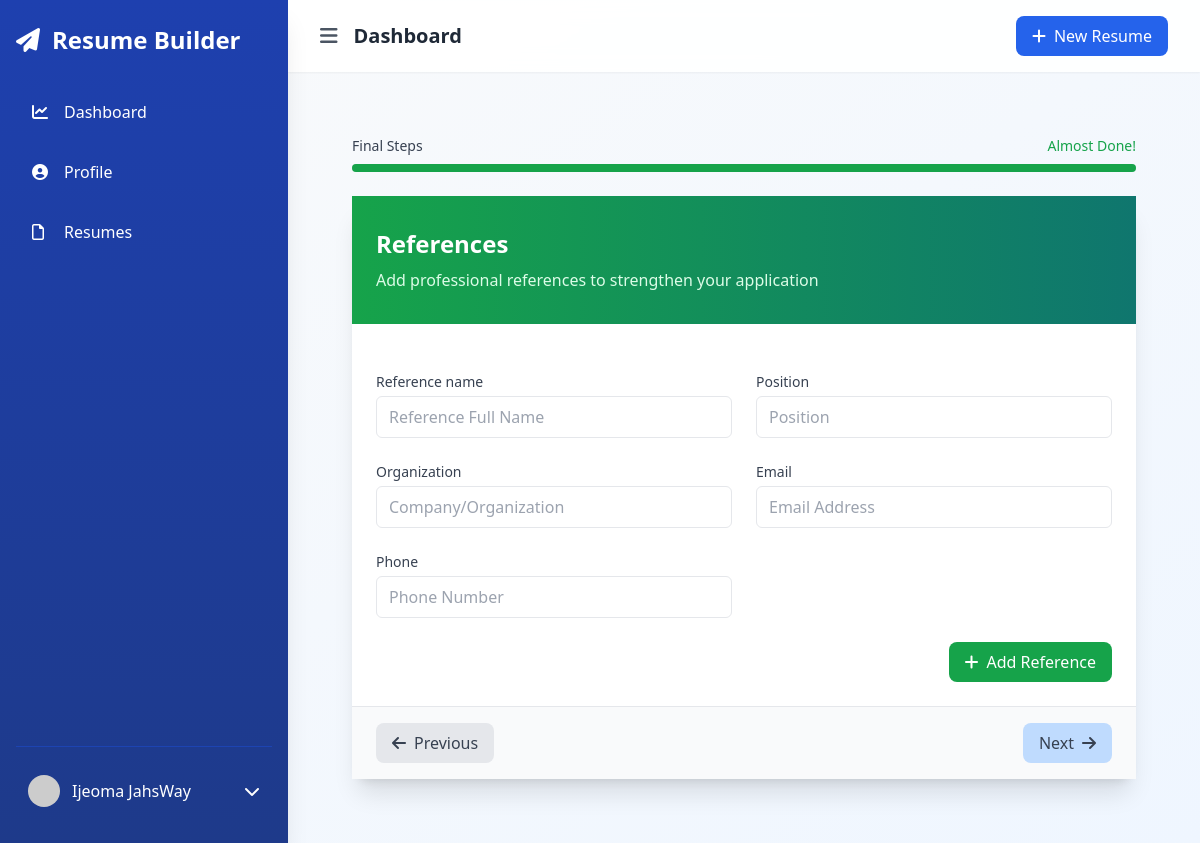
/resumes/novas-resume-962922d6/references/ (signed in), run on an earlier commit of the app's database.
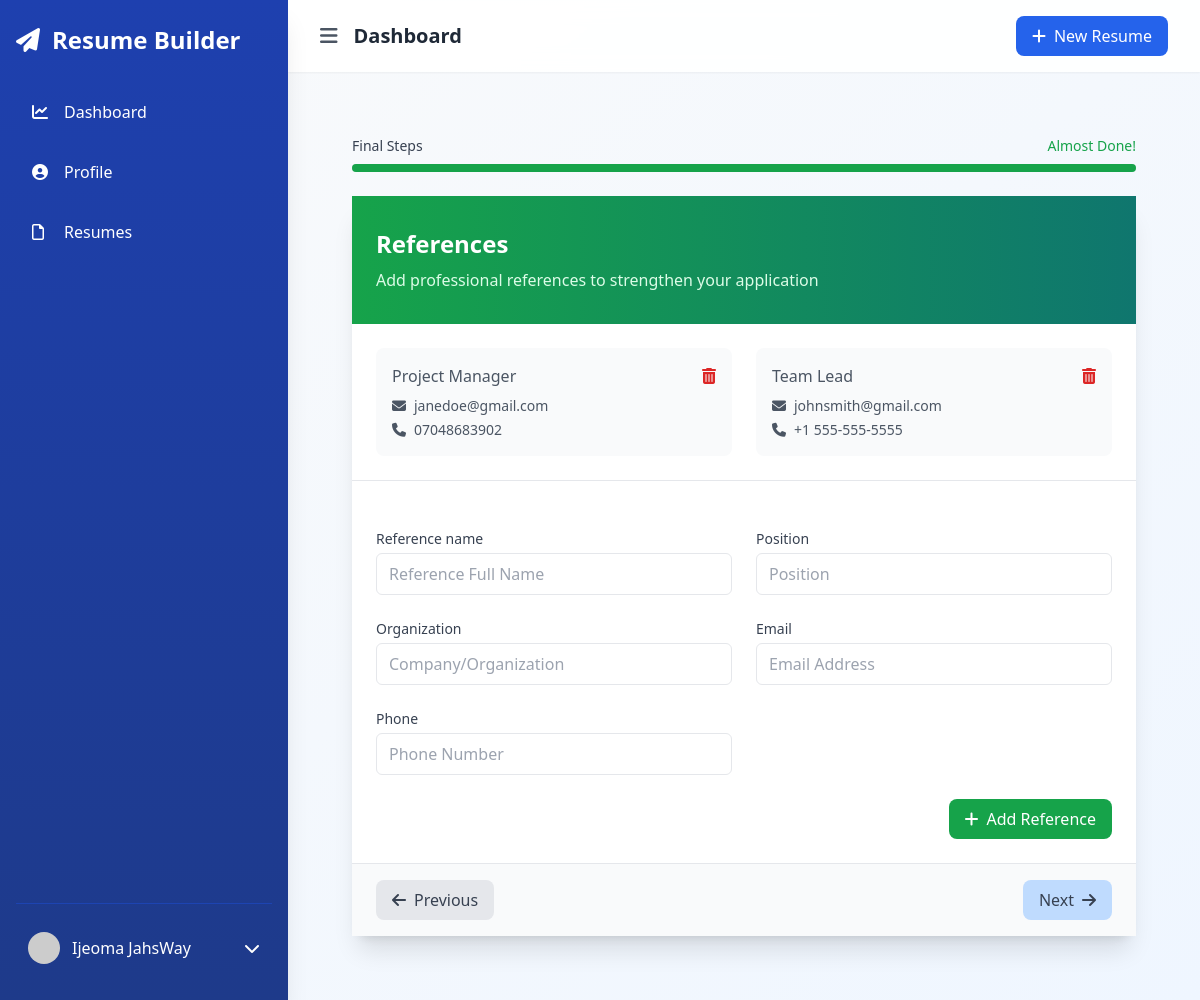
And on a later commit of the database.
### resumes/models.py (models this page shows)
class Reference(models.Model):
    resume = models.ForeignKey(Resume, related_name='references', on_delete=models.CASCADE)
    reference_name = models.CharField(max_length=255)
    position = models.CharField(max_length=255)
    organization = models.CharField(max_length=255)
    email = models.EmailField()
    phone = models.CharField(max_length=20)

### resumes/views.py (the view)
# urls.py: path('<slug:resume_slug>/references/', views.references, name='resume_references'),
@login_required
def references(request, resume_slug):
    resume = get_object_or_404(Resume, slug=resume_slug, user=request.user)
    references = resume.references.all()
    if request.method == 'POST':
        form = ReferenceForm(request.POST)
        if form.is_valid():
            reference = form.save(commit=False)
            reference.resume = resume
            reference.save()
            messages.success(request, 'Reference added successfully.')
            return redirect('resume_references', resume_slug=resume.slug)
    else:
        form = ReferenceForm()
    return render(request, 'resumes/references.html', {
        'form': form,
        'references': references,
        'resume': resume,
        'section': 'references'
    })

### core/context_processors.py (called while the page is built)
def site_settings(request):
    try:
        settings = SiteSettings.objects.first()
        templates = ResumeTemplate.objects.filter(is_active=True).order_by('?')
        return {
            'site_settings': settings,
            'featured_templates': templates
        }
    except:
        return {
            'site_settings': None,
            'featured_templates': []
        }

### resumes/templates/resumes/references.html (shortened to what this page needs)
{% extends "accounts/dashboard_base.html" %}
{% block content %}
<div class="max-w-4xl mx-auto px-4 sm:px-6 lg:px-8 py-8">
    <div class="mb-6">
        <div class="flex justify-between items-center mb-2">
            <span class="text-sm font-medium text-gray-700">Final Steps</span>
            <span class="text-sm font-medium text-green-600">Almost Done!</span>
        </div>
        <div class="h-2 bg-gray-200 rounded-full">
            <div class="h-2 bg-green-600 rounded-full" style="width: 100%"></div>
        </div>
    </div>
    <div class="bg-white rounded-2xl shadow-xl">
        <div class="bg-gradient-to-r from-green-600 to-teal-700 px-6 py-8">
            <h2 class="text-2xl font-bold text-white">References</h2>
            <p class="mt-2 text-green-100">Add professional references to strengthen your application</p>
        </div>
        {% if references %}
            <div class="p-6 border-b border-gray-200">
                <div class="grid grid-cols-1 md:grid-cols-2 gap-6">
                    {% for reference in references %}
                        <div class="bg-gray-50 rounded-lg p-4 hover:bg-gray-100 transition-colors">
                            <div class="flex justify-between">
                                <div>
                                    <p class="text-gray-600">{{ reference.position }}</p>
                                    <div class="mt-2 space-y-1">
                                        <p class="text-sm text-gray-600">
                                            <i class="fas fa-envelope mr-2"></i>{{ reference.email }}
                                        </p>
                                        <p class="text-sm text-gray-600">
                                            <i class="fas fa-phone mr-2"></i>{{ reference.phone }}
                                        </p>
                                    </div>
                                </div>
                                <form method="post" action="{% url 'delete_reference' resume.slug reference.id %}">
                                    <button type="submit" class="text-red-600 hover:text-red-800 transition-colors">
                                        <i class="fas fa-trash-alt"></i>
                                    </button>
                                </form>
                            </div>
                        </div>
                    {% endfor %}
                </div>
            </div>
        {% endif %}
        <div class="p-6">
            <form method="post" class="space-y-6">
                <div class="grid grid-cols-1 md:grid-cols-2 gap-6">
                    {% for field in form %}
                        <div class="space-y-1">
                            <label for="{{ field.id_for_label }}" class="block text-sm font-medium text-gray-700">
                                {{ field.label }}
                            </label>
                            {{ field }}
                        </div>
                    {% endfor %}
                </div>
                <div class="flex justify-end">
                    <button type="submit" class="inline-flex items-center px-4 py-2 bg-green-600 text-white rounded-lg hover:bg-green-700 transition-colors">
                        <i class="fas fa-plus mr-2"></i>Add Reference
                    </button>
                </div>
            </form>
        </div>
        <div class="px-6 py-4 bg-gray-50 border-t border-gray-200 flex justify-between">
            <a href="{% url 'resume_languages' resume.slug %}" class="inline-flex items-center px-4 py-2 bg-gray-200 text-gray-700 rounded-lg hover:bg-gray-300 transition-colors">
                <i class="fas fa-arrow-left mr-2"></i>Previous
            </a>
            <a href="{% url 'resume_custom_sections' resume.slug %}" class="inline-flex items-center px-4 py-2 bg-blue-200 text-gray-700 rounded-lg hover:bg-blue-300 transition-colors">
                Next<i class="fas fa-arrow-right ml-2"></i>
            </a>
        </div>
    </div>
</div>
{% endblock %}

What changed in the data, as far as the page shows it:
added Reference: position "Project Manager", email "janedoe@gmail.com", phone "07048683902"
added Reference: position "Team Lead", email "johnsmith@gmail.com", phone "+1 555-555-5555"
